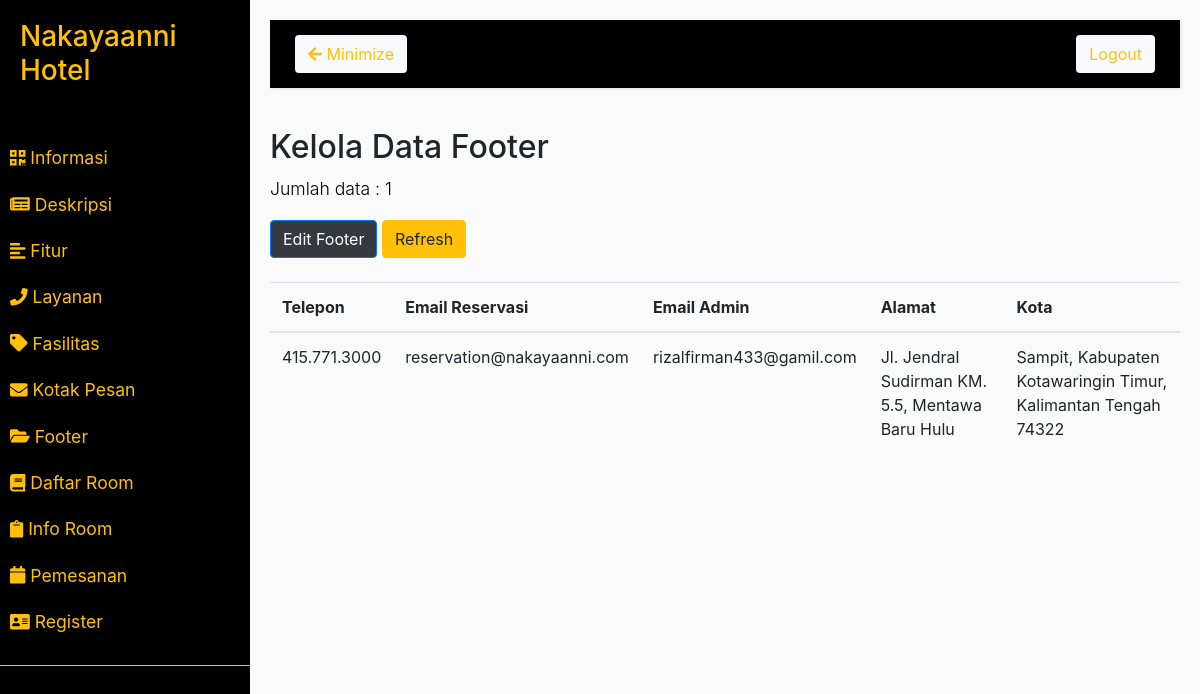
The page /admin/daftar/footertabel.php on the database its author committed.
### tables this page shows
CREATE TABLE `tb_footer` (
  `id_footer` int(2) NOT NULL,
  `telepon` varchar(20) NOT NULL,
  `emailreservasi` varchar(30) NOT NULL,
  `emailadmin` varchar(30) NOT NULL,
  `alamat` varchar(100) NOT NULL,
  `kota` varchar(100) NOT NULL
);

### function.php (called while the page is built, shortened)
<?php
    require("connect.php");
    function query($query)
    {
        global $conn;
        $result = mysqli_query($conn, $query);
        $rows = [];
        while ($row = mysqli_fetch_assoc($result)) {
            $rows[] = $row;
        }
        return $rows;
    }
?>

### admin/daftar/footertabel.php (the view)
<?php
    require_once('../../connect.php');
    require_once('../../function.php');
    require_once('../section/header.php');
    require_once('../section/sidebar.php');
    $jml_footer = query("SELECT COUNT(id_footer) as footer FROM tb_footer")[0];
?>
    <h2>Kelola Data Footer</h2>
    <p>Jumlah data : <?php echo $jml_footer['footer']; ?></p>
    <?php
        $query = "SELECT * FROM tb_footer";
        $result = mysqli_query($conn, $query);
        while($row = mysqli_fetch_array($result)) {
    ?>
    <a class="btn btn-primary bg-dark" href="updatefooter.php?id=<?php echo $row["id_footer"]; ?>">Edit Footer</a>
    <a class="btn btn-warning" href="footertabel.php">Refresh</a>
    <br><br>
    <table class="table">
        <thead class="thead-info">
            <tr>
                <th>Telepon</th>
                <th>Email Reservasi</th>
                <th>Email Admin</th>
                <th>Alamat</th>
                <th>Kota</th>
            </tr>
        </thead>
        <tbody>
            <tr>
                <td><?php echo $row['telepon']; ?></td>
                <td><?php echo $row['emailreservasi']; ?></td>
                <td><?php echo $row['emailadmin']; ?></td>
                <td><?php echo $row['alamat']; ?></td>
                <td><?php echo $row['kota']; ?></td>
            </tr>
        </tbody>
    </table>
    <?php
        }
    ?>
</div>
</div>
<?php
    require_once('../section/footer.php');
?>

### admin/section/header.php (style rules this page uses)
body { background: #fafafa; }
p { font-size: 1.1em; font-weight: 300; line-height: 1.7em; color: #000000; }
a, a:hover, a:focus { color: inherit; text-decoration: none; transition: all 0.3s; }

### rows shown on the page
tb_footer: telepon "415.771.3000", emailreservasi "reservation@nakayaanni.com", emailadmin "rizalfirman433@gamil.com", alamat "Jl. Jendral Sudirman KM. 5.5, Mentawa Baru Hulu", kota "Sampit, Kabupaten Kotawaringin Timur, Kalimantan Tengah 74322"

### other values the page prints
$jml_footer['footer'] "1"
